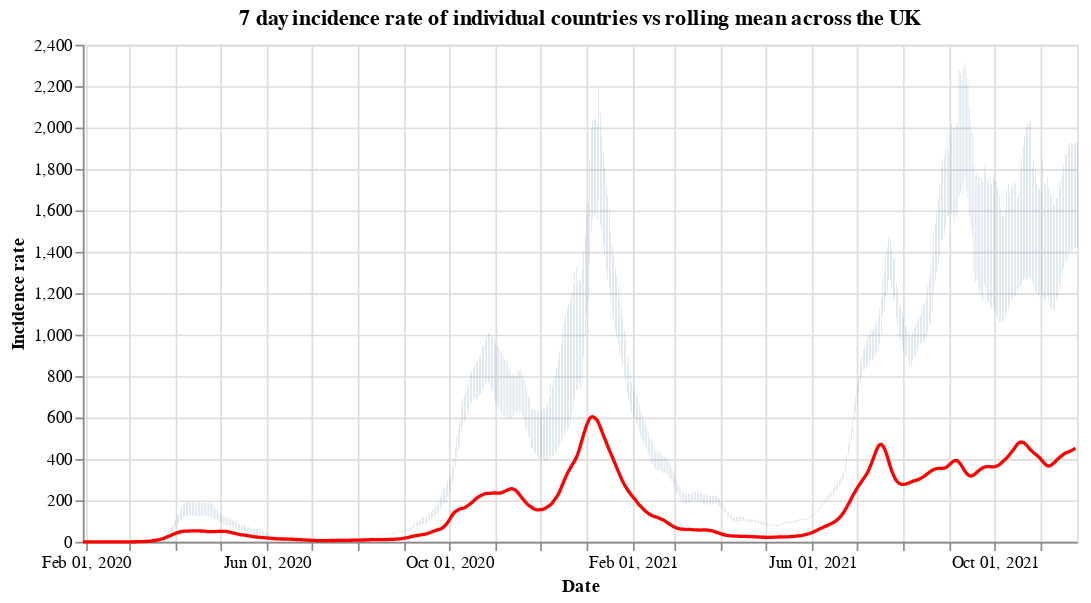

Notebook code for this chart:
### Code cell
#collapse
countries = uk_cases['areaName'].unique()
countries.sort()

selection = alt.selection_single(
    name='Select',
    fields=['areaName'],
    init={'areaName': 'Wales'},
    bind={'areaName': alt.binding_select(options=countries)}
)

# scatter plot, modify opacity based on selection
bars = alt.Chart(uk_cases).mark_bar().add_selection(
    selection
).encode(
    x=alt.X("yearmonthdate(date):T", axis=alt.Axis(title='Date')),
    y=alt.Y("weeklyCasesRate:Q", axis=alt.Axis(title='Incidence rate')),
    tooltip='weeklyCasesRate:Q',
    opacity=alt.condition(selection, alt.value(1), alt.value(0))
).properties(title=f'7 day incidence rate of individual countries vs rolling mean across the UK', width=600)

line = alt.Chart(overview_cases).mark_line(
    color='red',
    size=2,
).transform_window(
    rolling_mean='mean(weeklyCasesRate)',
    frame=[0, 7]
).encode(
    x='yearmonthdate(date):T',
    y='rolling_mean:Q'
)

alt.layer(bars, line)

### Figure 1 — Vega-Lite specification as saved in the notebook (floating-point values rounded to 4 significant figures; data arrays with more than 128 entries replaced by an {"elided": "..."} marker saying what was removed)
{"config": {"view": {"continuousWidth": 400, "continuousHeight": 300}}, "layer": [{"data": {"name": "data-10a8456e1b3ca390cf9fafba0bbd552a"}, "mark": "bar", "encoding": {"opacity": {"condition": {"value": 1, "selection": "Select"}, "value": 0}, "tooltip": {"type": "quantitative", "field": "weeklyCasesRate"}, "x": {"type": "temporal", "axis": {"title": "Date"}, "field": "date", "timeUnit": "yearmonthdate"}, "y": {"type": "quantitative", "axis": {"title": "Incidence rate"}, "field": "weeklyCasesRate"}}, "selection": {"Select": {"type": "single", "fields": ["areaName"], "init": {"areaName": "Wales"}, "bind": {"areaName": {"input": "select", "options": ["England", "Northern Ireland", "Scotland", "Wales"]}}}}, "title": "7 day incidence rate of individual countries vs rolling mean across the UK", "width": 600}, {"data": {"name": "data-d191e877cf446e8f2802c5919ea28857"}, "mark": {"type": "line", "color": "red", "size": 2}, "encoding": {"x": {"type": "temporal", "field": "date", "timeUnit": "yearmonthdate"}, "y": {"type": "quantitative", "field": "rolling_mean"}}, "transform": [{"window": [{"op": "mean", "field": "weeklyCasesRate", "as": "rolling_mean"}], "frame": [0, 7]}]}], "$schema": "https://vega.github.io/schema/vega-lite/v4.8.1.json", "datasets": {"data-10a8456e1b3ca390cf9fafba0bbd552a": {"elided": "2568 records"}, "data-d191e877cf446e8f2802c5919ea28857": {"elided": "665 records"}}}
